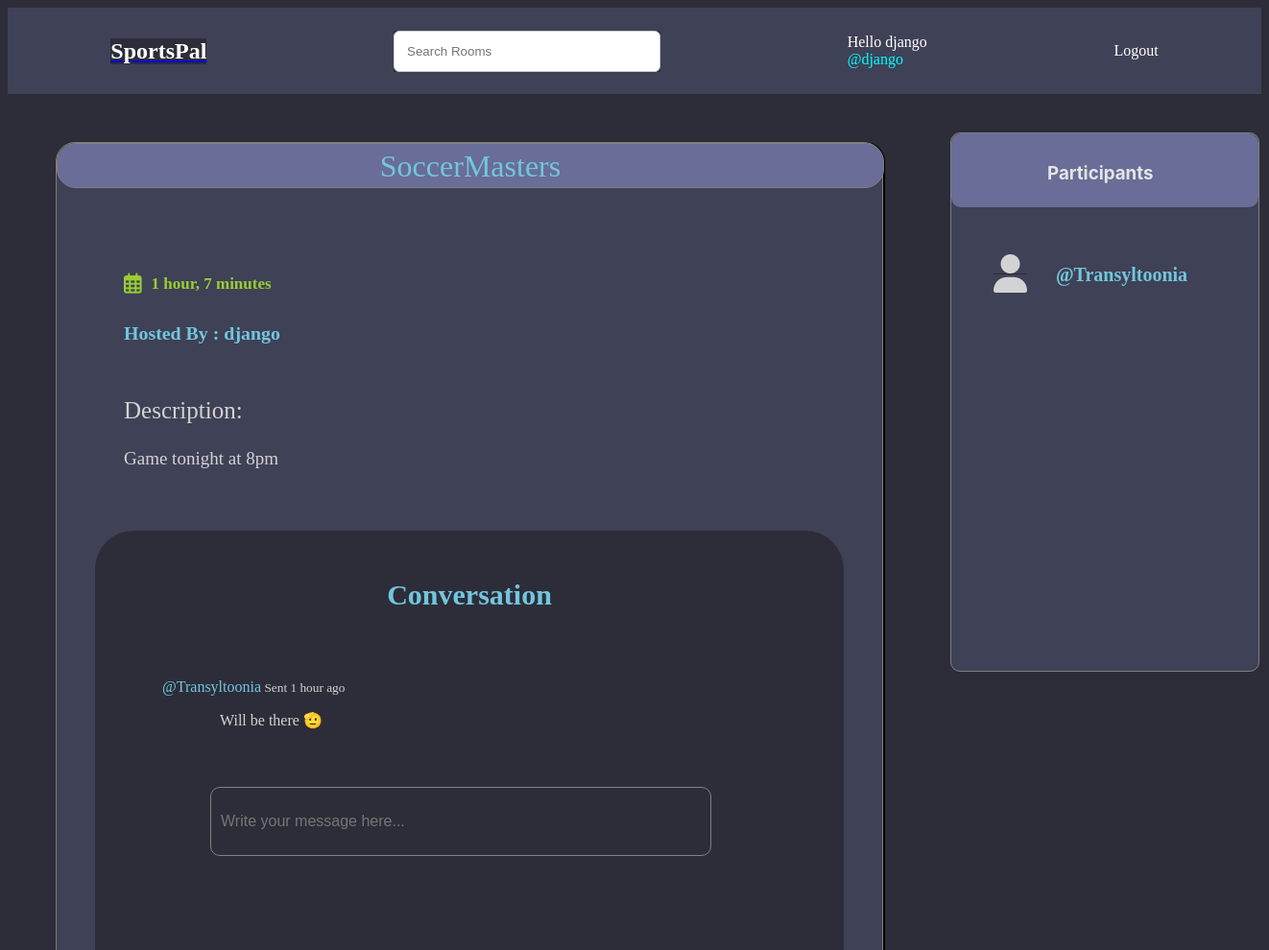
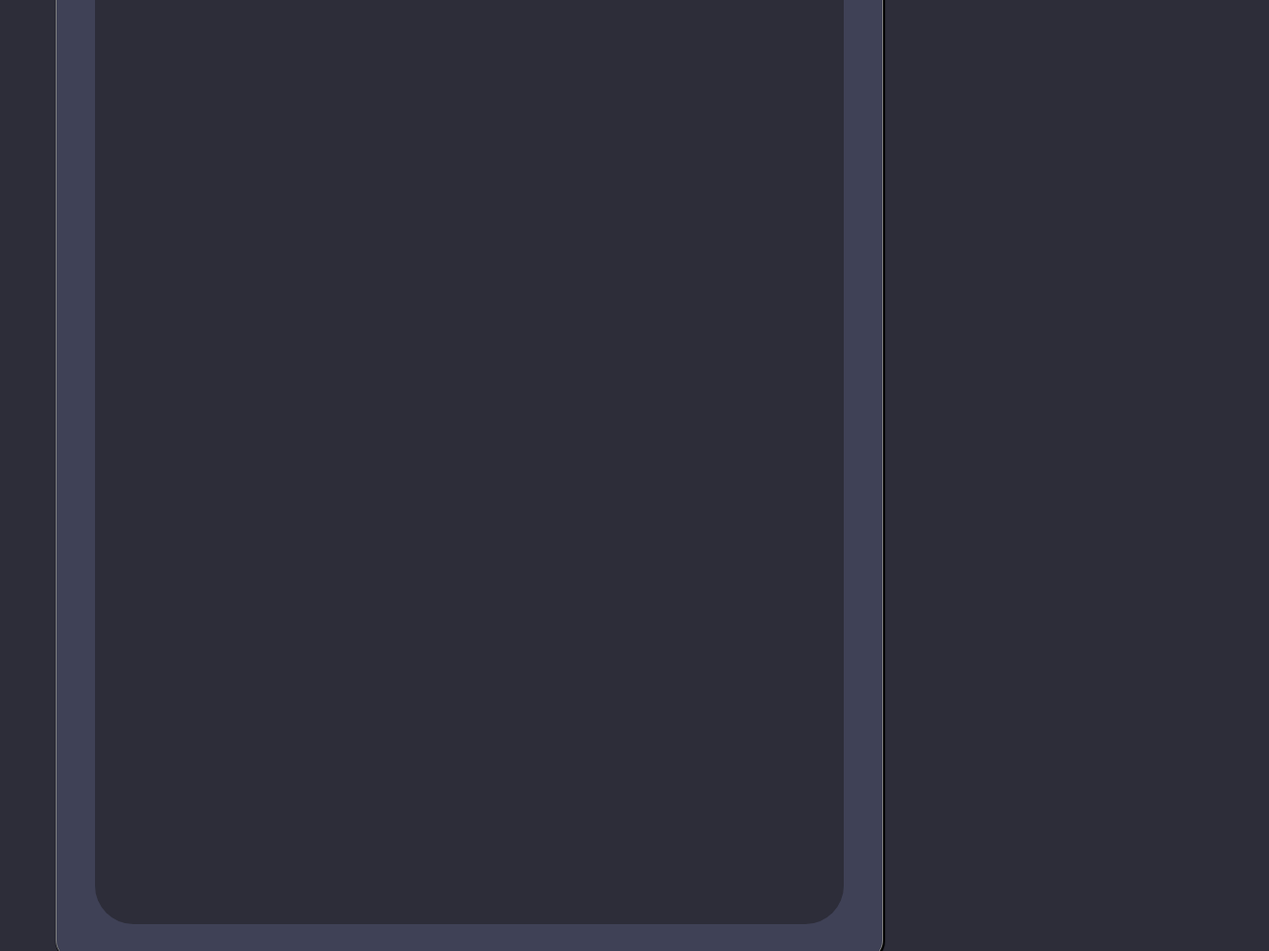
The app's page /room/35/ (signed in) with its own data (2 pictures, top to bottom).
### base/models.py (models this page shows, shortened)
class Room(models.Model):
    host = models.ForeignKey(User, on_delete=models.SET_NULL, null=True)
    topic = models.ForeignKey(Topic, on_delete=models.SET_NULL, null=True)
    name = models.CharField(max_length=200)
    description = models.TextField(null = True, blank = True)
    participants = models.ManyToManyField(User, related_name='participants', blank=True)
    updated = models.DateTimeField(auto_now=True)
    created = models.DateTimeField(auto_now_add=True)
    class Meta:
        ordering = ('-updated','-created')

class Message(models.Model):
    user = models.ForeignKey(User, on_delete=models.CASCADE)
    room = models.ForeignKey(Room, on_delete=models.CASCADE)
    body = models.TextField()
    updated = models.DateTimeField(auto_now=True)
    created = models.DateTimeField(auto_now_add=True)

### base/views.py (the view, shortened to what this page needs)
# urls.py: path("room/<str:pk>/", views.room, name="room"),
def room(request,pk):
    room = Room.objects.get(id=pk)
    room_messages = room.message_set.all().order_by('-created')
    participants = room.participants.all()
    context = {'room':room,'room_messages':room_messages,'participants':participants}
    return render(request,"base/room.html",context )

### base/templates/base/room.html (shortened to what this page needs)
{% extends 'main.html' %}
{% load static %}
{% block content %}
{% block css %}
    <link rel="stylesheet" type="text/css" href="{% static 'styles/room.css' %}">
    <link href="{% static 'fontawesomefree/css/fontawesome.css' %}" rel="stylesheet" type="text/css">
    <link href="{% static 'fontawesomefree/css/brands.css' %}" rel="stylesheet" type="text/css">
    <link href="{% static 'fontawesomefree/css/solid.css' %}" rel="stylesheet" type="text/css">
{% endblock %}
<div class="room-container">
    <div class="room-containers">
        <div class="room-details" style="background-color: #3f4156;">
            <h1>{{room.name}}</h1>
            <div class="container">
                <div id="time_created">
                    <p><i class="fa-regular fa-calendar-days fa-lg" style = "position: relative;right: 10px"></i>{{room.created|timesince}} </p>
                </div>
                <div id="host">
                    <H3 style="background-color:#3f4156; position: relative; right : 10px">Hosted By : {{room.host.username}}</H3>
                </div>
                <div id="description">
                    <p>Description:</p>
                    <p style="font-size: 19px;position: relative;bottom: 15px;">{{room.description}}</p>
                </div>
            </div>
        </div>
        <div class="conversation-wrapper">
            <h3 style = "position: relative;color:#71c6dd;font-size: 30px;font-weight: 600;text-align: center;">Conversation</h3>
            <div class="message-list">
                {% for message in room_messages %}
                <div class="message">
                    <small class="message-info" style = "color:lightgray"><tag style = "color:#71c6dd;font-size: medium;">@{{message.user}}</tag> Sent {{message.created|timesince}} ago</small>
                    <p class="message-body" style = "color:lightgray;">{{message.body}}</p>
                </div>
                {% endfor %}
            </div>
            {% if request.user.is_authenticated %}
            <div class="comment-form">
                <form method="POST" action="">
                    <input type="text" name="body" placeholder="Write your message here..." />
                </form>
            </div>
            {% endif %}
        </div>
    </div>
    <div class = "participants">
        <h3 style="background-color: #696d97;color:#e5e5e5">Participants</h3>
        {% for user in participants %}
        <div id = "username">
            <p style="background-color: #3f4156;"><i class="fa-solid fa-user fa-2xl" style = " position:relative ; right:30px ; color:lightgray; "></i>@{{user.username}}</p>
        </div>
        {% endfor %}
    </div>
</div>
{% endblock %}

### templates/navbar.html
{% load static %}
{% block css %}
    <link rel="stylesheet" type="text/css" href="{% static 'styles/navbar.css' %}">
{% endblock %}
<div class="navbar" style="background-color:#3f4156;z-index: 20;">
    <div class="logo" style="background-color:#3f4156;">
        <a href="/"> <h1 style = "color: white;" style = "background-color:#3f4156; text-decoration: none;">SportsPal</h1></a>
    </div>
    <div class="search_bar">
        <form method = "GET" action="{% url 'home' %}">
            <input type = "text" name = "q" placeholder = "Search Rooms" />
        </form>
    </div>
    {% if request.user.is_authenticated %}
    <div class="profile">
        <p style="color: white;background-color:#3f4156;"> Hello {{request.user}}</p>
        <p style="background-color:#3f4156;"><a href = "{'% url 'base/profile.html' message.user.id %} " style="background-color:#3f4156;text-decoration: none;color:aqua;">@{{user.username}}</a></p>
    </div>
    <div class="logout">
        <a href = "{% url 'logout' %}" style="background-color:#3f4156;">Logout</a>
    </div>
    {% else %}
    <div class="login">
        <a href = "{% url 'login' %}" style = "background-color:#3f4156;text-decoration: none;"><i class="fa-solid fa-right-to-bracket fa-shake fa-lg" style="position: relative; right: 10px;;"></i>Login</a>
    </div>
    {% endif %}
</div>

### static/styles/main.css (style rules this page uses)
* { background-color: #2d2d39;; }

### static/styles/navbar.css (style rules this page uses)
.navbar { display: flex; background-color:#3f4156; align-items: center; justify-content: space-around; text-decoration: none; padding: 10px; height: 70px; }
.navbar div { background-color:#3f4156 ; color: white; }
.logo h1 { margin: 0; font-size: 24px; font-weight: bold; text-decoration: none; }
.search_bar input[type="text"] { background-color: white; background-image: url('searchicon.png'); background-position: 10px 10px; background-repeat: no-repeat; border : 8px solid #3f4156; padding: 13px; width: 250px; border-radius: 6px; border: 1px solid #ccc; }
.profile p { margin: 0; }
.logout a { text-decoration: none; color: white; }

### static/styles/room.css (style rules this page uses)
.participants { width : 320px; height : 70vh; position: relative; left : 120px; top : 40px; border-radius: 10px; border: 1px solid gray; background-color: #3f4156; }
#username { color : #71c6dd; font-size : 20px; font-weight : bold; margin-left : 20px; margin-top : 20px; text-align: center; margin: 40px; margin-bottom: 80px; }
.participants h3 { height: 47px; padding-left: 100px; padding-top: 30px; border-radius: 10px; position: relative; bottom : 18.5px; font-family: "DM Sans", -apple-system, BlinkMacSystemFont, "Segoe UI", Roboto, Oxygen, Ubuntu, Cantarell, "Open Sans", "Helvetica Neue", sans-serif; }
.room-details h1 { background-color: #696d97; color : #71c6dd; font-weight: 500; text-transform: capitalize; height: 30px; border-radius: 20px; padding: 10px; padding-top: 5px; text-align: center; margin: 10px; border: 1px solid gray; width: 840px; position: relative; right: 50px; bottom: 50px; }
.room-details div { margin : 0px; }
.container { background-color: #3f4156; }
.container div , .container h4 , .container p { background-color: #3f4156; }
.conversation-wrapper { position: relative; top : 10px; height: 170vh; border-radius: 40px; padding: 20px; }
.room-containers { background-color: #3f4156; height: 220vh; width: 780px; position: relative; left : 50px; top : 50px; padding: 40px; border-radius: 20px; border: 1px solid gray; box-shadow: 1px 1px 1px 1px black; }
.message { margin : 50px; margin-top: 70px; }
.message-body { position: relative; left :60px; }
.message-info { position: relative; }
.comment-form input { width: 500px; height: 50px; border-radius: 10px; border: 1px solid gray; padding: 10px; margin: 10px; color : lightgray; position: relative; left : 90px; font-size: medium; }
#host { color: #71c6dd; font-size: 17px; font-weight: bold; margin-left: 20px; margin: 40px; margin-bottom: 40px; position: relative; bottom: 50px; }
#time_created { color: yellowgreen; font-size: 17px; font-weight: bold; margin-left: 20px; margin-top: 20px; margin: 40px; margin-bottom: 80px; }
#description { font-size: 25px; position: relative; bottom: 50px; left : 30px; width : 550px; border-radius: 30px; }
#description p { position: relative; top : 15px; border-radius: 30px; color: lightgray; }

### base/templates/base/room.html (style rules this page uses)
.room-container { display: grid; grid-template-columns: 2.8fr 1.7fr; }

### records on screen
Room: name "SoccerMasters", created "1 hour, 7 minutes", host.username "django", description "Game tonight at 8pm"
Message: user "Transyltoonia", created "1 hour", body "Will be there 🫡"

### other values on screen
{{ request.user }} "django"
{{ user.username }} "django"
{{ user.username }} "Transyltoonia"
